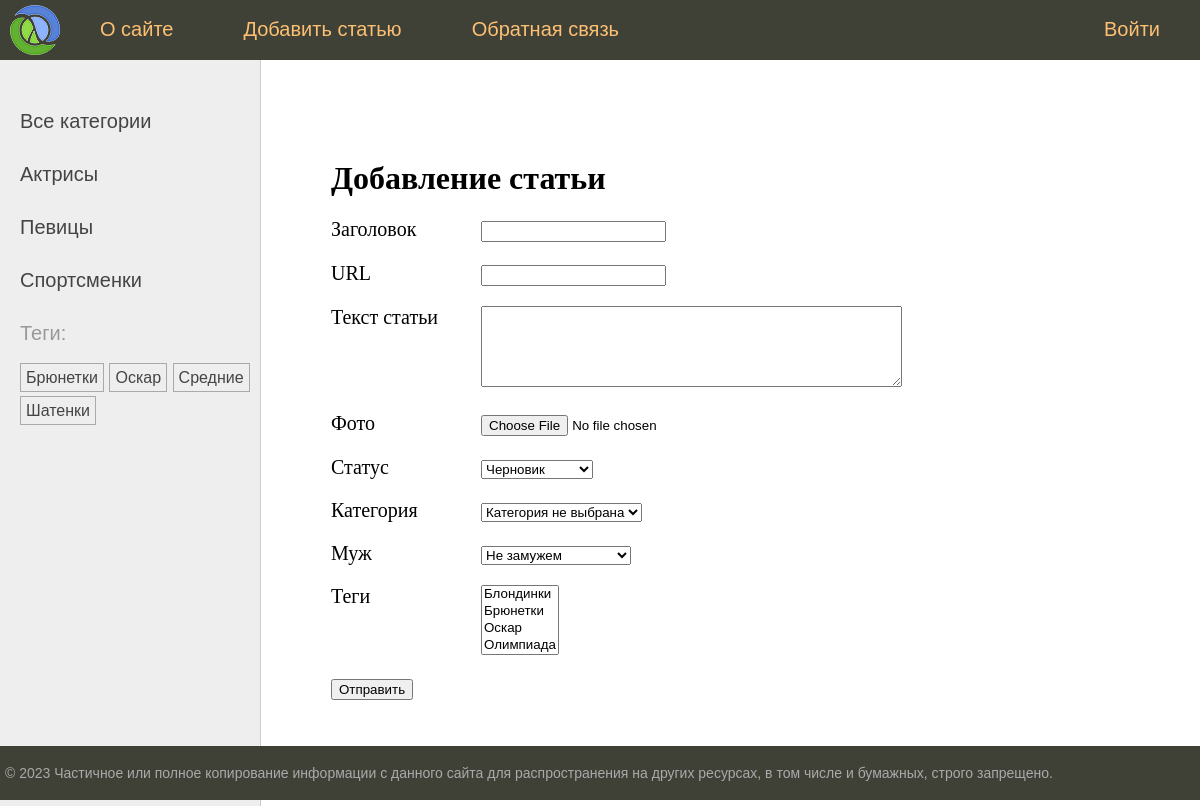
The page /addpage/ on the database its author committed.
### women/models.py (models this page shows)
class Category(models.Model):
    name = models.CharField(max_length=100, db_index=True, verbose_name="Категория")
    slug = models.SlugField(max_length=255, unique=True, db_index=True)
    def __str__(self):
        return self.name
    def get_absolute_url(self):
        return reverse('category', kwargs={'cat_slug': self.slug})
    class Meta:
        verbose_name = "Категория"
        verbose_name_plural = "Категории"

class TagPost(models.Model):
    tag = models.CharField(max_length=100, db_index=True)
    slug = models.SlugField(max_length=255, unique=True, db_index=True)
    def __str__(self):
        return self.tag
    def get_absolute_url(self):
        return reverse('tag', kwargs={'tag_slug': self.slug})

### women/views.py (the view)
# urls.py: path('addpage/', views.addpage, name='add_page'),
def addpage(request):
    if request.method == 'POST':
        form = AddPostForm(request.POST, request.FILES)
        if form.is_valid():
            form.save()
            return redirect('home')
    else:
        form = AddPostForm()
    data = {
        'title': 'Добавление статьи',
        'menu': menu,
        'form': form
    }
    return render(request, 'women/addpage.html', data)

### women/forms.py (shortened to what this page needs)
class AddPostForm(forms.ModelForm):
    cat = forms.ModelChoiceField(queryset=Category.objects.all(), empty_label='Категория не выбрана', label='Категория')
    husband = forms.ModelChoiceField(queryset=Husband.objects.all(), empty_label='Не замужем', required=False,
                                     label='Муж')
    class Meta:
        model = Women
        fields = ['title', 'slug', 'content', 'photo', 'is_published', 'cat', 'husband', 'tags']
        widgets = {
            'title': forms.TextInput(attrs={'class': 'text-input'}),
            'content': forms.Textarea(attrs={'cols': 50, 'rows': 5}),
        }
        labels = {'slug': 'URL'}

### women/models.py (called while the page is built)
    def __str__(self):
        return self.name

### women/templatetags/women_tags.py (called while the page is built)
@register.inclusion_tag('women/list_categories.html')
def show_categories(cat_selected=0):
    cats = Category.objects.annotate(total=Count("posts")).filter(total__gt=0)
    return {'cats': cats, 'cat_selected': cat_selected}

@register.inclusion_tag('women/list_tags.html')
def show_all_tags():
    tags = TagPost.objects.annotate(total=Count("tags")).filter(total__gt=0)
    return {'tags': tags}

### women/templates/women/addpage.html (shortened to what this page needs)
{% extends 'base.html' %}
{% block content %}
<h1>{{ title }}</h1>
<form action="" method="POST" enctype="multipart/form-data">
    {% for f in form %}
    <p><label class="form-label" for="{{ f.id_for_label }}">{{ f.label }}</label>{{ f }}</p>
    {% endfor %}
    <p><button type="submit">Отправить</button></p>
</form>
{% endblock %}

### women/templates/women/list_categories.html
{% for cat in cats %}
{% if cat.id == cat_selected %}
<li class="selected">{{ cat.name }}</li>
{% else %}
<li><a href="{{ cat.get_absolute_url }}">{{ cat.name }}</a> </li>
{% endif %}
{% endfor %}

### women/templates/women/list_tags.html
{% if tags %}
    <p>Теги:</p>
    <ul class="tags-list">
        {% for t in tags %}
        <li><a href="{{ t.get_absolute_url }}">{{ t.tag }}</a></li>
        {% endfor %}
    </ul>
{% endif %}

### rows shown on the page
Category: name "Актрисы"
Category: name "Певицы"
Category: name "Спортсменки"
TagPost: tag "Брюнетки"
TagPost: tag "Оскар"
TagPost: tag "Средние"
TagPost: tag "Шатенки"

### other values the page prints
{{ m.title }} "О сайте" "Добавить статью" "Обратная связь" "Войти"
{{ title }} "Добавление статьи"
{{ f.label }} "Заголовок" "URL" "Текст статьи" "Фото" "Статус" "Категория" "Муж" "Теги"
